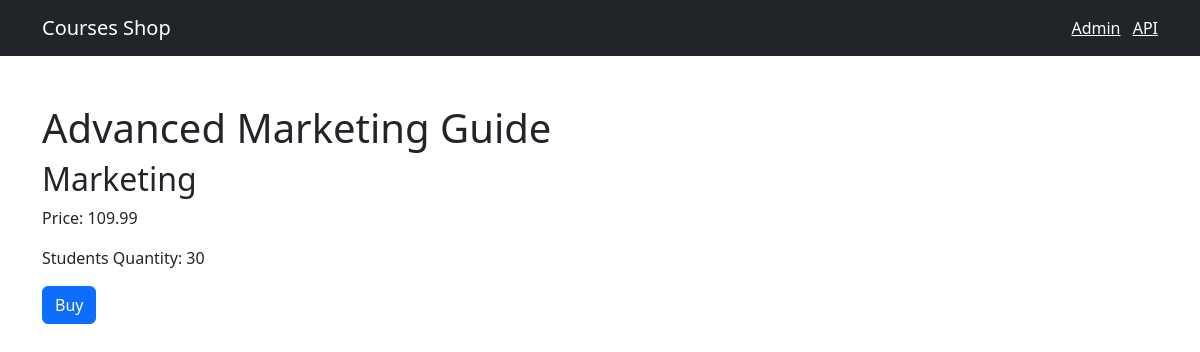
Screenshot of /course/8 with the database file from the repository.
### shop/models.py (models this page shows, shortened)
class Course(models.Model):
    title = models.CharField(max_length=300)
    price = models.FloatField()
    students_qty = models.IntegerField()
    reviews_qty = models.IntegerField()
    category = models.ForeignKey(Category, on_delete=models.CASCADE)
    created_at = models.DateTimeField(default=timezone.now)

class Category(models.Model):
    title = models.CharField(max_length=255)
    created_at = models.DateTimeField(default=timezone.now)
    def __str__(self):
        return self.title

### shop/views.py (the view)
# urls.py: path('course/<int:course_id>', views.single_course, name='single_course')
def single_course(request, course_id):
    course = get_object_or_404(Course, pk=course_id)
    return render (request, 'shop/single_course.html', {'course': course})

### templates/shop/single_course.html (shortened to what this page needs)
{% extends 'base.html' %}
{% block content %}
<h1 class="mt-5">{{ course.title }}</h1>
<h2>{{ course.category }}</h2>
<p>Price: {{ course.price}}</p>
<p>Students Quantity: {{ course.students_qty}}</p>
<button class="btn btn-primary">Buy</button>
{% endblock  %}

### rows the page displays
Course: title "Advanced Marketing Guide", category "Marketing", price "109.99", students_qty "30"
